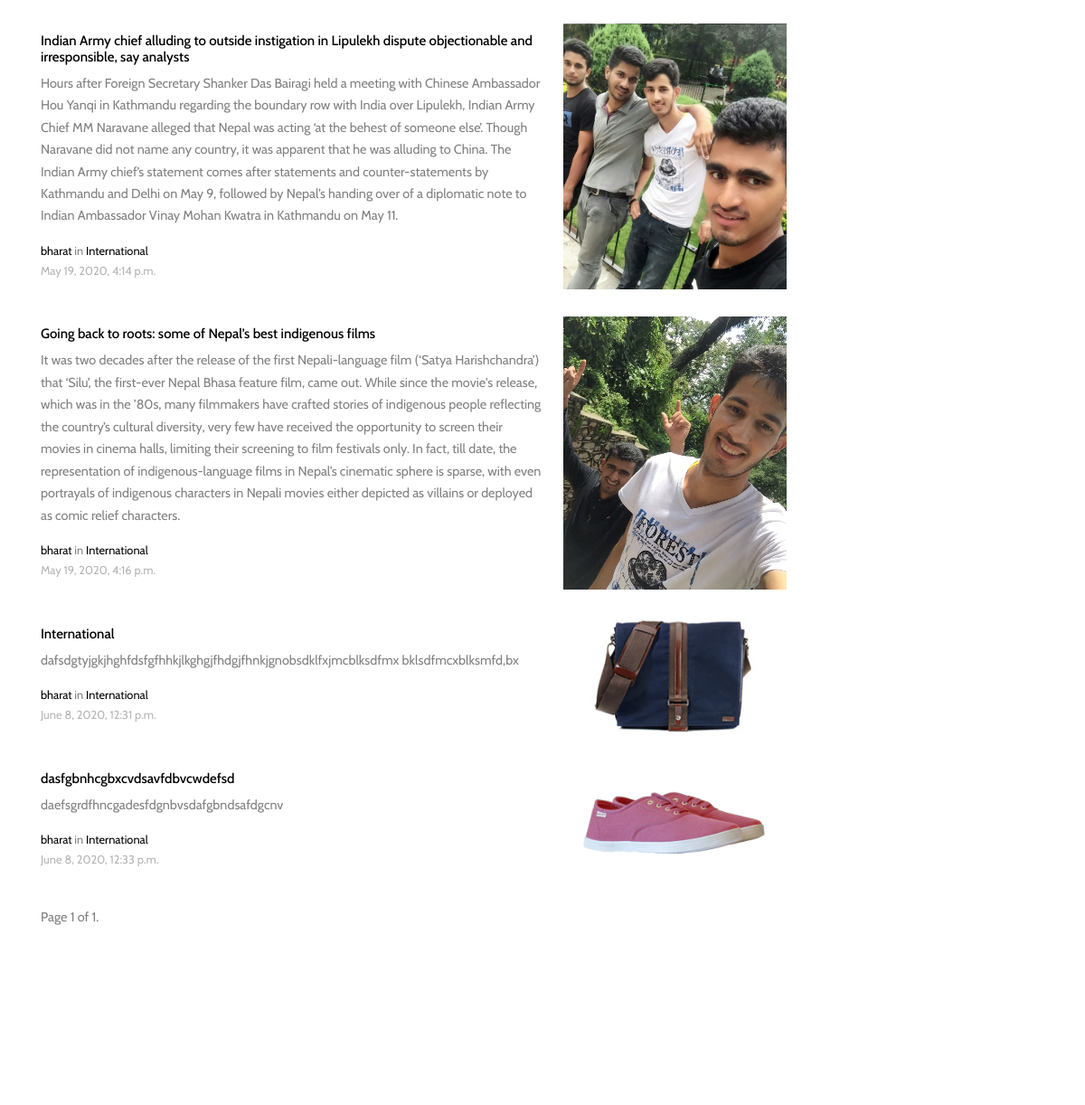
Page /news/7/ (middle part) on the earlier database version.
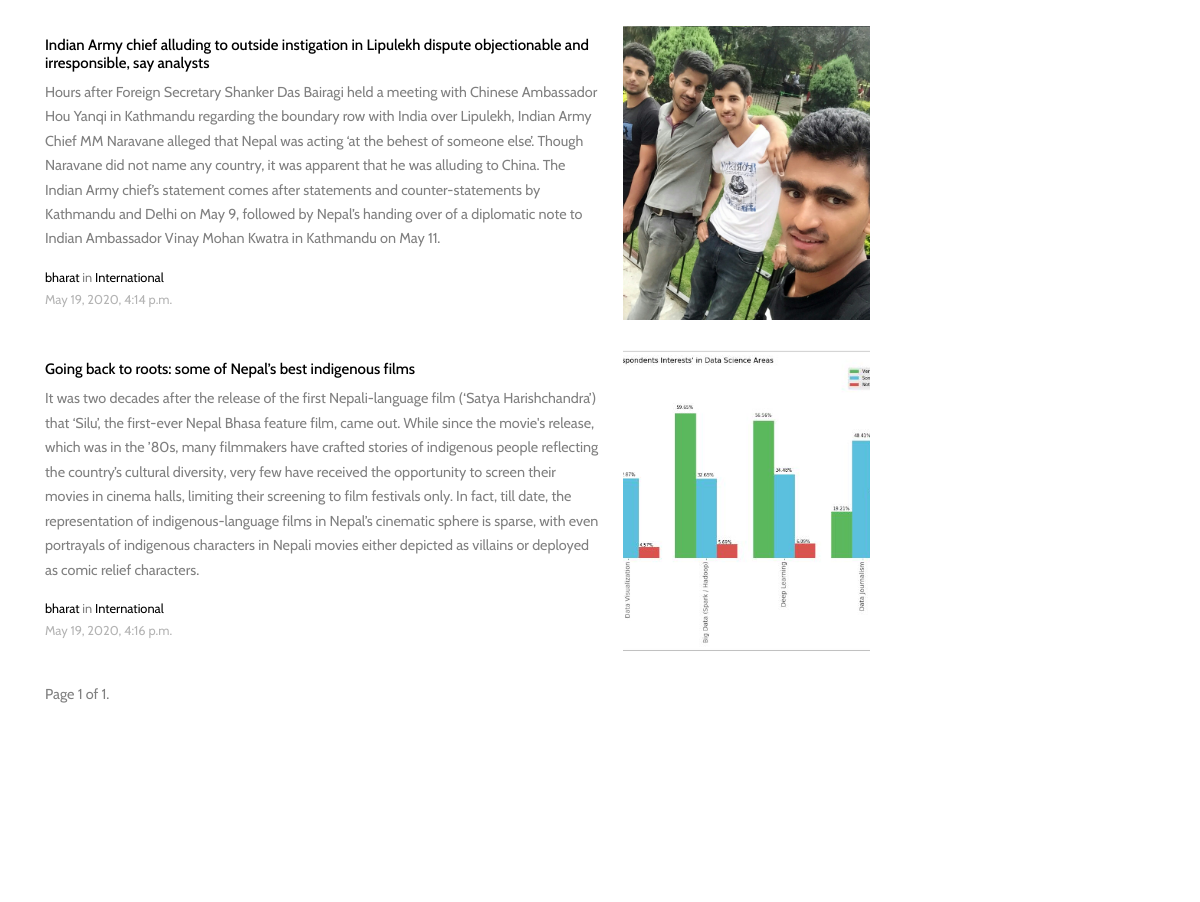
Same page on the later database version.
### news_app/models.py (models this page shows, shortened)
class News(models.Model):
    title = models.CharField(max_length=255)
    content = models.TextField()
    count = models.IntegerField(default=0)
    slug = models.SlugField(max_length=255, null=True)
    category = models.ManyToManyField(Category, related_name="news_categoreis")
    author = models.ForeignKey(
        settings.AUTH_USER_MODEL,
        on_delete=models.CASCADE,
    )
    created_at = models.DateTimeField(auto_now_add=True)
    updated_at = models.DateTimeField(auto_now=True)
    cover_image = models.ImageField(upload_to="news", null=True)
    def get_absolute_url(self):
        return reverse("single_news", kwargs={"pk": self.pk, "slug": self.slug})

class Category(models.Model):
    title = models.CharField(max_length=30)
    class Meta:
        verbose_name_plural = "Categories"

### account/models.py (models this page shows)
class User(AbstractUser):
    ROLES = (("0", "Admin"), ("1", "Journalist"), ("2", "Guest"))
    role = models.CharField(max_length=1, choices=ROLES, default="2")
    email = models.EmailField(verbose_name="email address", max_length=255, unique=True,)
    USERNAME_FIELD = "email"
    REQUIRED_FIELDS = "username", "role", "first_name", "last_name"
    def __str__(self):
        return self.username

### news_app/views.py (the view)
# urls.py: path("<category_id>/", views.CategoryNewsView.as_view(), name="category_news"),
class CategoryNewsView(View):
    def get(self, request, category_id, *args, **kwargs):
        template_name = "news/categories.html"
        category = get_object_or_404(Category, pk=category_id)
        category_news_list = News.objects.filter(category=category)
        paginator = Paginator(category_news_list,4) # Show 25 contacts per page.
        page_number = request.GET.get('page')
        page_obj = paginator.get_page(page_number)
        return render(
            request, template_name, {"category_news_list": category_news_list, "category": category,"page_obj": page_obj}
        )

### news_app/context_processor.py (called while the page is built)
def categories(request):
    category_list = Category.objects.all()
    return {"categories": category_list}

### templates/news/categories.html (shortened to what this page needs)
{% extends 'partial/layout.html' %}
     {% block news %}
    <div class="container">
        <div class="row">
          <div class="col-lg-9">
         {% for news in page_obj %}
            <div class="post-entry-2 d-flex">
              <div class="thumbnail order-md-2" style="background-image: url('{{ news.cover_image.url }}')"></div>
              <div class="contents order-md-1 pl-0">
                <h2><a href="{{ news.get_absolute_url }}">{{ news.title }}</a></h2>
                <p class="mb-3">{{ news.content }}</p>
                <div class="post-meta">
                  <span class="d-block"><a href="#">{{ news.author }}</a> in <a href="#">{{ category.title }}</a></span>
                  <span class="date-read">{{ news.created_at }}</span>
                </div>
              </div>
            </div>
            {% endfor %}
            <div class="pagination">
        <span class="step-links">
        <span class="current">
            Page {{ page_obj.number }} of {{ page_obj.paginator.num_pages }}.
        </span>
    </span>
   </div>
          </div>
     {% endblock news %}

Differences in the rows shown:
removed News: cover_image (picture), title "International", content "dafsdgtyjgkjhghfdsfgfhhkjlkghgjfhdgjfhnkjgnobsdklfxjmcblksdfmx bklsdfmcxblksmfd,bx", author "bharat", {{ category.title }} "International", created_at "June 8, 2020, 12:31 p.m."
removed News: cover_image (picture), title "dasfgbnhcgbxcvdsavfdbvcwdefsd", content "daefsgrdfhncgadesfdgnbvsdafgbndsafdgcnv", author "bharat", {{ category.title }} "International", created_at "June 8, 2020, 12:33 p.m."
changed News "Going back to roots: some of Nepal’s best indigenous films": cover_image: a different picture
